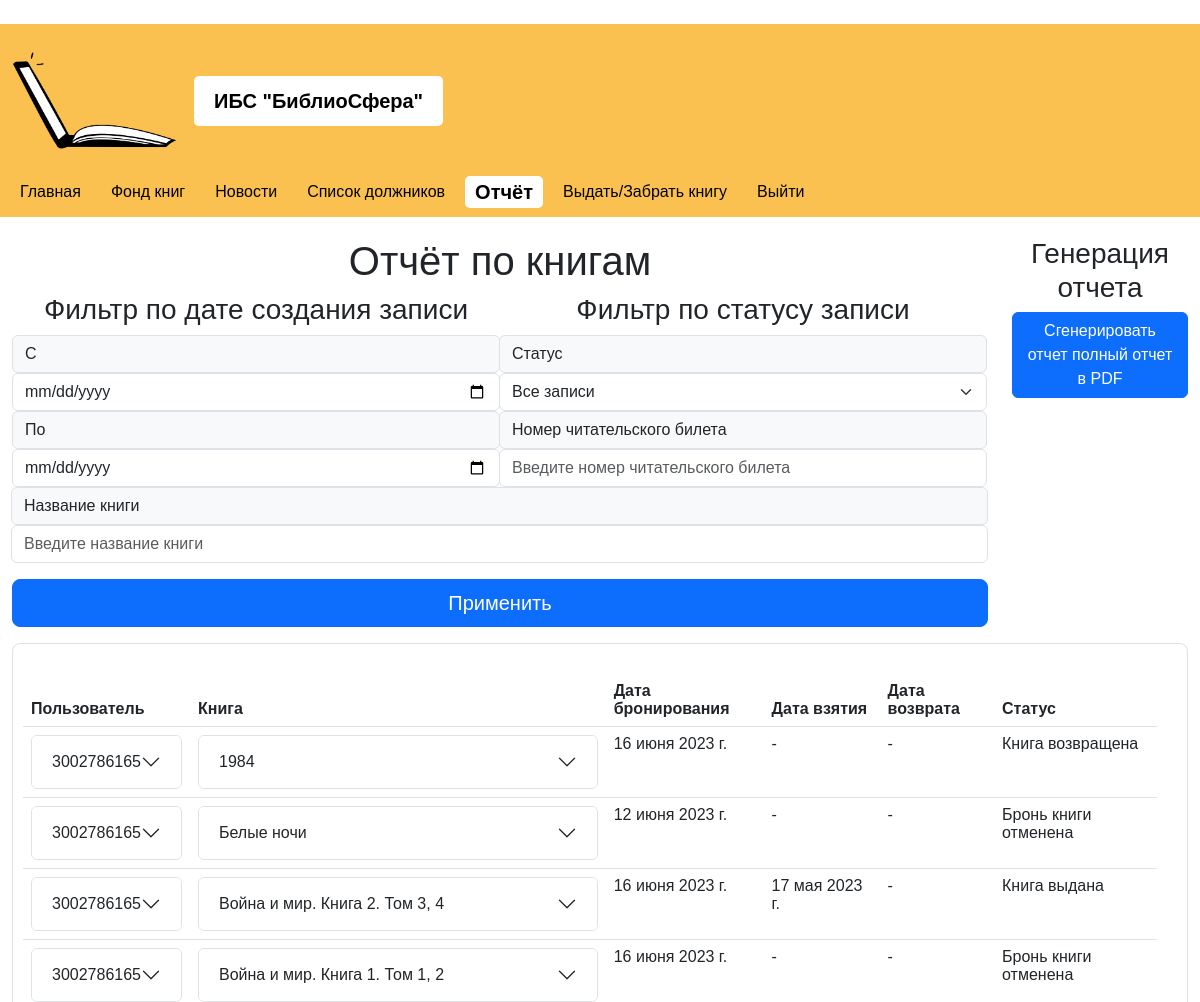
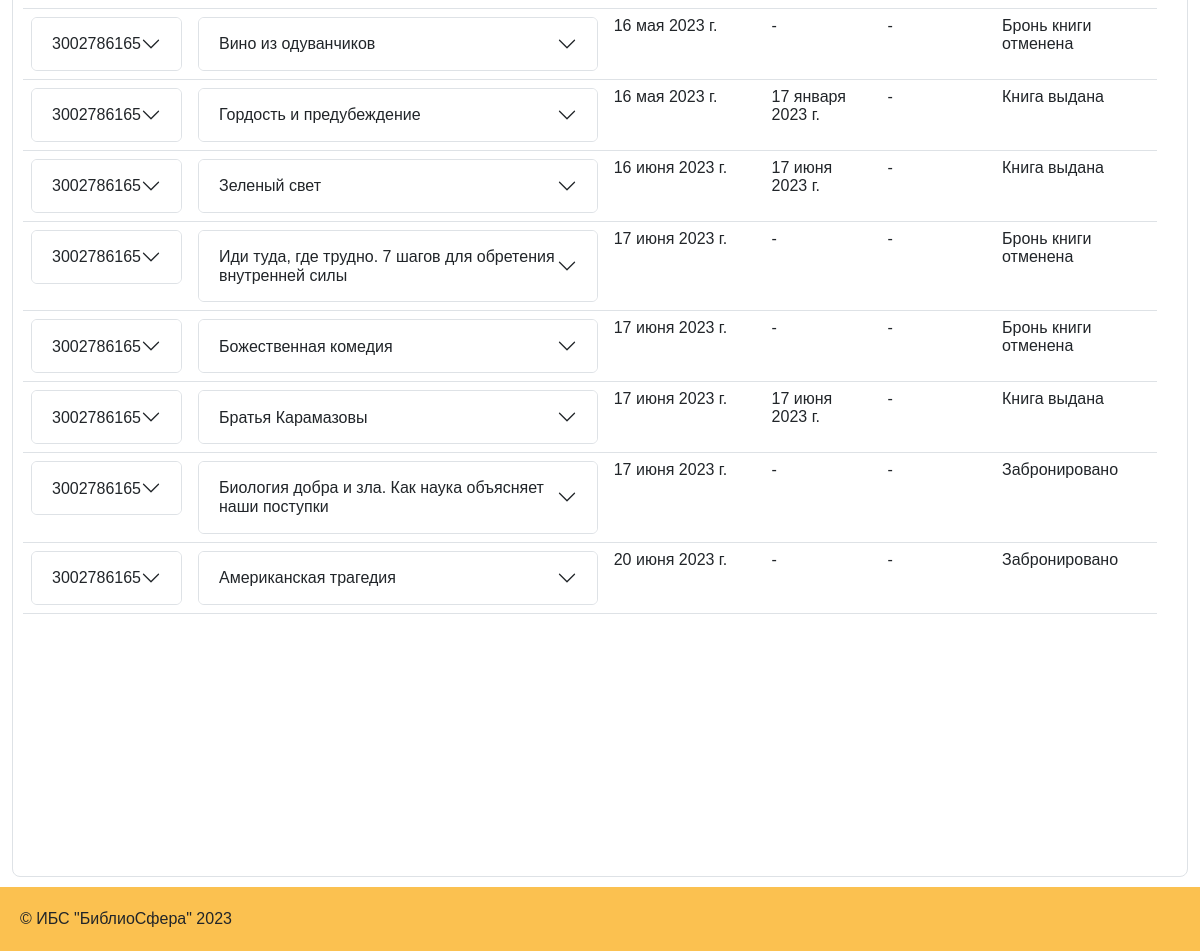
Screenshot of /manager/raport/ (signed in) with the database file from the repository (2 pictures, top to bottom).
### library/models.py (models this page shows, shortened)
class Library_Card(models.Model):
    BOOK_STATUS_CHOICES = (
        ('reserved', '�������������'),
        ('issued', '������'),
        ('returned', '����������'),
        ('canceled','��������')
    )
    user_id = models.ForeignKey('LibraryUser', on_delete=models.CASCADE, null=True)
    book_id = models.ForeignKey('Book', on_delete=models.CASCADE, null=True)
    date_Reserve = models.DateField(auto_now_add=True)
    date_taken = models.DateField(null=True, blank=True)
    date_returned = models.DateField(null=True, blank=True)
    status = models.CharField(max_length=10, choices=BOOK_STATUS_CHOICES, default='reserved')

class LibraryUser(AbstractUser):
    first_name = models.CharField(max_length=30)
    second_name = models.CharField(max_length=30)
    last_name = models.CharField(max_length=30)
    date_of_birth = models.DateField(null=True)
    email = models.CharField(max_length=100)
    phone = models.CharField(max_length=30)
    card_number = models.CharField(max_length=10, default=generate_random_number, unique=True)
    is_activate = models.BooleanField(default=False)
    is_verificate = models.BooleanField(default=False)
    is_stuff = models.BooleanField(default=False)
    groups = models.ManyToManyField('auth.Group', related_name='library_users', related_query_name='library_user')
    user_permissions = models.ManyToManyField('auth.Permission', related_name='library_users', related_query_name='library_user')

class Book(models.Model):
    book_title = models.CharField(max_length=200)
    book_author = models.CharField(max_length=200)
    book_description = models.TextField(max_length=650)
    book_yearOfPublishing = models.IntegerField()
    book_isbn = models.IntegerField()
    book_udk = models.CharField(max_length=200, null=True)
    book_bbk = models.CharField(max_length=200, null=True)
    book_aviability = models.BooleanField(default=True)
    book_quanity = models.IntegerField(null=True)
    book_photo = models.ImageField(upload_to='media/books', default='media/book_default.jpg')
    book_genre = models.ForeignKey('Book_Category', on_delete=models.CASCADE, null=True)
    book_dateOfAdd = models.DateField(auto_now_add=True, null = True)
    book_popular = models.BooleanField(null=True)
    class Meta:
        verbose_name = '�����'
        verbose_name_plural = '�����'
        ordering = ['book_genre', 'book_title']

### library/views.py (the view)
# urls.py: path('manager/raport/', views.raport, name='raport'),
@login_required(login_url='manager_login')
def raport(request):
    card_number = request.GET.get('card_number')
    book_title = request.GET.get('book_title')
    start_date = request.GET.get('start_date')
    end_date = request.GET.get('end_date')
    status = request.GET.get('status')
    library_card = Library_Card.objects.all()
    if card_number:
        library_card = library_card.filter(user_id__card_number=card_number)
    if book_title:
        library_card = library_card.filter(book_id__book_title__icontains=book_title)
    if start_date and end_date:
        library_card = library_card.filter(Q(date_Reserve__gte=start_date) & Q(date_Reserve__lte=end_date))
    if status:
        library_card = library_card.filter(status=status)
    active_item = '�����'
    settings = {'menu': menu,
                'library_card': library_card,
                }
    for item in menu:
        if item['title'].lower() == active_item.lower():
            item['active'] = True
        else:
            item['active'] = False
    if not request.user.is_stuff:
        return redirect('permission_denied')
    return render(request, 'manager/raport.html', context=settings)

### library/templates/manager/raport.html (shortened to what this page needs)
﻿{% extends 'manager/base.html' %}
{% load static %}
{% block content %}
<link href="https://cdn.jsdelivr.net/npm/bootstrap@5.3.0/dist/css/bootstrap.min.css" rel="stylesheet">
<link rel="stylesheet" href="{% static 'css/styles_profile.css' %}">
<div class="container-fluid">
    <div class="row">
        <div class="col-10">
            <h1 style="text-align:center">Отчёт по книгам</h1>
            <form method="GET" action="{% url 'raport' %}">
                <div class="input-group mb-3">
                    <div class="col-6">
                        <h3 style="text-align:center">Фильтр по дате создания записи</h3>
                        <label for="start_date" class="input-group-text">С</label>
                        <input type="date" class="form-control" id="start_date" name="start_date" placeholder="Start date" value="{{ request.GET.start_date }}">
                        <label for="end_date" class="input-group-text">По</label>
                        <input type="date" class="form-control" id="end_date" name="end_date" placeholder="End date" value="{{ request.GET.end_date }}">
                    </div>
                    <div class="col-6">
                        <h3 style="text-align:center">Фильтр по статусу записи</h3>
                        <label for="status" class="input-group-text">Статус</label>
                        <select class="form-select" id="status" name="status">
                            <option value="">Все записи</option>
                        </select>
                        <label for="card_number" class="input-group-text">Номер читательского билета</label>
                        <input type="text" class="form-control" id="card_number" name="card_number" placeholder="Введите номер читательского билета" value="{{ request.GET.card_number }}">
                    </div>
                    <div class="col">
                        <label for="book_title" class="input-group-text">Название книги</label>
                        <input type="text" class="form-control" id="book_title" name="book_title" placeholder="Введите название книги" value="{{ request.GET.book_title }}">
                    </div>
                </div>
                <div class="d-grid gap-2">
                    <button class="btn btn-primary btn-lg" type="submit">Применить</button>
                </div>
            </form>
        </div>
        <div class="col-2">
            <h3 style="text-align:center">Генерация отчета</h3>
            <form action="{% url 'generate' %}" method="post">
                <div class="d-grid gap-2 col-md-12 mx-auto">
                    <button class="btn btn-primary" type="submit">Сгенерировать отчет полный отчет в PDF</button>
                </div>
            </form>
        </div>
    </div>
    <div class="row">
        <div class="col">
            <div class="books-wrapper">
                <div class="books-content">
                    <div class="book-grid">
                        <table class="table table-hover">
                            <thead>
                                <tr>
                                    <th>Пользователь</th>
                                    <th>Книга</th>
                                    <th>Дата бронирования</th>
                                    <th>Дата взятия</th>
                                    <th>Дата возврата</th>
                                    <th>Статус</th>
                                </tr>
                            </thead>
                            <tbody>
                                {% for card in library_card %}
                                <tr>
                                    <td>
                                        <div class="accordion" id="accordionExample">
                                            <div class="accordion-item">
                                                <h2 class="accordion-header">
                                                    <button class="accordion-button collapsed" type="button" data-bs-toggle="collapse" data-bs-target="#collapse{{ forloop.counter }}" aria-expanded="true" aria-controls="collapseOne">
                                                        {{ card.user_id.card_number }}
                                                    </button>
                                                </h2>
                                            </div>
                                        </div>
                                    </td>
                                    <td>
                                        <div class="accordion" id="accordionExample">
                                            <div class="accordion-item">
                                                <h2 class="accordion-header">
                                                    <button class="accordion-button collapsed" type="button" data-bs-toggle="collapse" data-bs-target="#collapse{{ forloop.counter }}" aria-expanded="true" aria-controls="collapseOne">
                                                        {{ card.book_id.book_title }}
                                                    </button>
                                                </h2>
                                            </div>
                                        </div>
                                    </td>
                                    <td>{{ card.date_Reserve }}</td>
                                    <td>
                                        {% if card.status == 'issued' %}
                                        {{ card.date_taken }}
                                        {% else %}
                                        -
                                        {% endif %}
                                    </td>
                                    <td>
                                        {% if card.status == 'issued' %}
                                        {{ card.date_returned|default_if_none:'-' }}
                                        {% else %}
                                        -
                                        {% endif %}
                                    </td>
                                    <td>
                                        {% if card.status == 'reserved' %}
                                        Забронировано
                                        {% endif %}
                                        {% if card.status == 'issued' %}
                                        Книга выдана
                                        {% endif %}
                                        {% if card.status == 'returned' %}
                                        Книга возвращена
                                        {% endif %}
                                        {% if card.status == 'canceled' %}
                                        Бронь книги отменена
                                        {% endif %}
                                    </td>
                                </tr>
                                {% endfor %}
                            </tbody>
                        </table>
                    </div>
                </div>
            </div>
        </div>
    </div>
</div>
{% endblock %}

### library/static/css/styles_base.css (style rules this page uses)
body { font-family: Arial, sans-serif !important; margin: 0; padding: 0; }

### library/static/css/styles_profile.css (style rules this page uses)
.books-wrapper { height: 72vh; overflow-y: auto; border: 1px solid #dee2e6; border-radius: 8px; padding: 10px; margin-bottom: 10px; z-index: 2; }
.books-content { width: calc(100% - 20px); }
.book-grid { flex: 2; display: flex; flex-wrap: wrap; justify-content: center; }

### library/templates/manager/raport.html (style rules this page uses)
.table { margin-top: 20px; }

### rows the page displays
Library_Card: user_id.card_number "3002786165", book_id.book_title "1984", date_Reserve "16 июня 2023 г.", status "Книга возвращена"
Library_Card: user_id.card_number "3002786165", book_id.book_title "Белые ночи", date_Reserve "12 июня 2023 г.", status "Бронь книги отменена"
Library_Card: user_id.card_number "3002786165", book_id.book_title "Война и мир. Книга 2. Том 3, 4", date_Reserve "16 июня 2023 г.", date_taken "17 мая 2023 г.", date_returned "-", status "Книга выдана"
Library_Card: user_id.card_number "3002786165", book_id.book_title "Война и мир. Книга 1. Том 1, 2", date_Reserve "16 июня 2023 г.", status "Бронь книги отменена"
Library_Card: user_id.card_number "3002786165", book_id.book_title "Вино из одуванчиков", date_Reserve "16 мая 2023 г.", status "Бронь книги отменена"
Library_Card: user_id.card_number "3002786165", book_id.book_title "Гордость и предубеждение", date_Reserve "16 мая 2023 г.", date_taken "17 января 2023 г.", date_returned "-", status "Книга выдана"
Library_Card: user_id.card_number "3002786165", book_id.book_title "Зеленый свет", date_Reserve "16 июня 2023 г.", date_taken "17 июня 2023 г.", date_returned "-", status "Книга выдана"
Library_Card: user_id.card_number "3002786165", book_id.book_title "Иди туда, где трудно. 7 шагов для обретения внутренней силы", date_Reserve "17 июня 2023 г.", status "Бронь книги отменена"
Library_Card: user_id.card_number "3002786165", book_id.book_title "Божественная комедия", date_Reserve "17 июня 2023 г.", status "Бронь книги отменена"
Library_Card: user_id.card_number "3002786165", book_id.book_title "Братья Карамазовы", date_Reserve "17 июня 2023 г.", date_taken "17 июня 2023 г.", date_returned "-", status "Книга выдана"
Library_Card: user_id.card_number "3002786165", book_id.book_title "Биология добра и зла. Как наука объясняет наши поступки", date_Reserve "17 июня 2023 г.", status "Забронировано"
Library_Card: user_id.card_number "3002786165", book_id.book_title "Американская трагедия", date_Reserve "20 июня 2023 г.", status "Забронировано"

### other values shown
{{ i.title }} "Главная" "Фонд книг" "Новости" "Список должников" "Отчёт" "Выдать/Забрать книгу" "Выйти"
